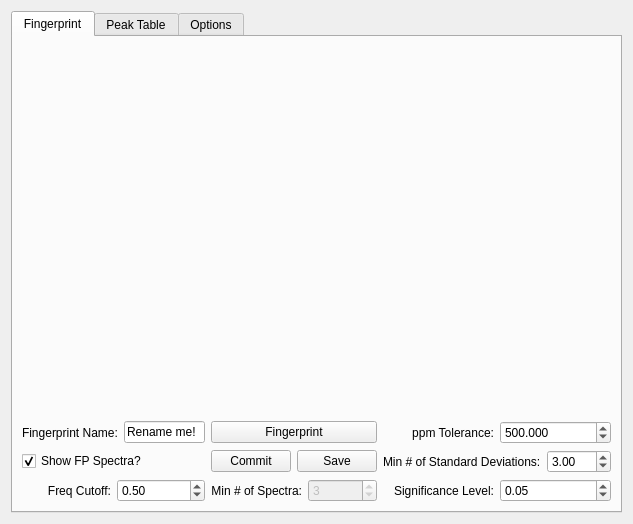
<ui version="4.0" >
 <class>fingerPlotWidget</class>
 <widget class="QWidget" name="fingerPlotWidget" >
  <property name="geometry" >
   <rect>
    <x>0</x>
    <y>0</y>
    <width>633</width>
    <height>524</height>
   </rect>
  </property>
  <property name="windowTitle" >
   <string>Fingerprint Plot</string>
  </property>
  <layout class="QGridLayout" >
   <item row="0" column="0" >
    <widget class="QTabWidget" name="tabWidget" >
     <property name="currentIndex" >
      <number>0</number>
     </property>
     <widget class="QWidget" name="tab" >
      <attribute name="title" >
       <string>Fingerprint</string>
      </attribute>
      <layout class="QGridLayout" >
       <item row="0" column="0" >
        <widget class="MPL_Widget" native="1" name="plotWidget" />
       </item>
       <item row="1" column="0" >
        <layout class="QGridLayout" >
         <item row="0" column="2" >
          <layout class="QHBoxLayout" >
           <item>
            <widget class="QLabel" name="label" >
             <property name="text" >
              <string>ppm Tolerance:</string>
             </property>
             <property name="alignment" >
              <set>Qt::AlignRight|Qt::AlignTrailing|Qt::AlignVCenter</set>
             </property>
            </widget>
           </item>
           <item>
            <widget class="QDoubleSpinBox" name="mzTol_SB" >
             <property name="decimals" >
              <number>3</number>
             </property>
             <property name="minimum" >
              <double>0.001000000000000</double>
             </property>
             <property name="maximum" >
              <double>50000.000000000000000</double>
             </property>
             <property name="singleStep" >
              <double>0.500000000000000</double>
             </property>
             <property name="value" >
              <double>500.000000000000000</double>
             </property>
            </widget>
           </item>
          </layout>
         </item>
         <item row="1" column="2" >
          <layout class="QHBoxLayout" >
           <item>
            <widget class="QLabel" name="label_2" >
             <property name="text" >
              <string>Min # of Standard Deviations:</string>
             </property>
            </widget>
           </item>
           <item>
            <widget class="QDoubleSpinBox" name="stdDev_SB" >
             <property name="maximum" >
              <double>500.000000000000000</double>
             </property>
             <property name="value" >
              <double>3.000000000000000</double>
             </property>
            </widget>
           </item>
          </layout>
         </item>
         <item row="1" column="0" >
          <widget class="QCheckBox" name="showRaw_CB" >
           <property name="text" >
            <string>Show FP Spectra?</string>
           </property>
           <property name="checked" >
            <bool>true</bool>
           </property>
          </widget>
         </item>
         <item row="0" column="0" >
          <layout class="QHBoxLayout" >
           <item>
            <widget class="QLabel" name="label_3" >
             <property name="text" >
              <string>Fingerprint Name:</string>
             </property>
            </widget>
           </item>
           <item>
            <widget class="QLineEdit" name="fpName_LE" >
             <property name="text" >
              <string>Rename me!</string>
             </property>
            </widget>
           </item>
          </layout>
         </item>
         <item row="2" column="2" >
          <layout class="QHBoxLayout" >
           <item>
            <widget class="QLabel" name="label_4" >
             <property name="text" >
              <string>Significance Level:</string>
             </property>
             <property name="alignment" >
              <set>Qt::AlignRight|Qt::AlignTrailing|Qt::AlignVCenter</set>
             </property>
            </widget>
           </item>
           <item>
            <widget class="QDoubleSpinBox" name="sigLvl_SB" >
             <property name="decimals" >
              <number>2</number>
             </property>
             <property name="minimum" >
              <double>0.010000000000000</double>
             </property>
             <property name="maximum" >
              <double>1.000000000000000</double>
             </property>
             <property name="singleStep" >
              <double>0.050000000000000</double>
             </property>
             <property name="value" >
              <double>0.050000000000000</double>
             </property>
            </widget>
           </item>
          </layout>
         </item>
         <item row="0" column="1" >
          <widget class="QPushButton" name="fingerPrint_Btn" >
           <property name="text" >
            <string>Fingerprint</string>
           </property>
          </widget>
         </item>
         <item row="2" column="1" >
          <layout class="QHBoxLayout" >
           <item>
            <widget class="QLabel" name="label_7" >
             <property name="text" >
              <string>Min # of Spectra:</string>
             </property>
             <property name="alignment" >
              <set>Qt::AlignRight|Qt::AlignTrailing|Qt::AlignVCenter</set>
             </property>
            </widget>
           </item>
           <item>
            <widget class="QSpinBox" name="minSpectra_SB" >
             <property name="enabled" >
              <bool>false</bool>
             </property>
             <property name="minimum" >
              <number>1</number>
             </property>
             <property name="value" >
              <number>3</number>
             </property>
            </widget>
           </item>
          </layout>
         </item>
         <item row="2" column="0" >
          <layout class="QHBoxLayout" >
           <item>
            <widget class="QLabel" name="label_5" >
             <property name="text" >
              <string>Freq Cutoff:</string>
             </property>
             <property name="alignment" >
              <set>Qt::AlignRight|Qt::AlignTrailing|Qt::AlignVCenter</set>
             </property>
            </widget>
           </item>
           <item>
            <widget class="QDoubleSpinBox" name="freqCutoff_SB" >
             <property name="decimals" >
              <number>2</number>
             </property>
             <property name="minimum" >
              <double>0.010000000000000</double>
             </property>
             <property name="maximum" >
              <double>1.000000000000000</double>
             </property>
             <property name="singleStep" >
              <double>0.050000000000000</double>
             </property>
             <property name="value" >
              <double>0.500000000000000</double>
             </property>
            </widget>
           </item>
          </layout>
         </item>
         <item row="1" column="1" >
          <layout class="QHBoxLayout" >
           <item>
            <widget class="QPushButton" name="commitFP_Btn" >
             <property name="toolTip" >
              <string>&lt;html>&lt;head>&lt;meta name="qrichtext" content="1" />&lt;style type="text/css">
p, li { white-space: pre-wrap; }
&lt;/style>&lt;/head>&lt;body style=" font-family:'MS Shell Dlg 2'; font-size:8.25pt; font-weight:400; font-style:normal;">
&lt;p style=" margin-top:0px; margin-bottom:0px; margin-left:0px; margin-right:0px; -qt-block-indent:0; text-indent:0px; font-size:8pt;">Commits fingerprint to main window for future comparison with user selected spectra.&lt;/p>&lt;/body>&lt;/html></string>
             </property>
             <property name="text" >
              <string>Commit</string>
             </property>
            </widget>
           </item>
           <item>
            <widget class="QPushButton" name="saveFP_Btn" >
             <property name="toolTip" >
              <string>&lt;html>&lt;head>&lt;meta name="qrichtext" content="1" />&lt;style type="text/css">
p, li { white-space: pre-wrap; }
&lt;/style>&lt;/head>&lt;body style=" font-family:'MS Shell Dlg 2'; font-size:8.25pt; font-weight:400; font-style:normal;">
&lt;p style=" margin-top:0px; margin-bottom:0px; margin-left:0px; margin-right:0px; -qt-block-indent:0; text-indent:0px;">Saves Fingerprint to Disk&lt;/p>&lt;/body>&lt;/html></string>
             </property>
             <property name="text" >
              <string>Save</string>
             </property>
            </widget>
           </item>
          </layout>
         </item>
        </layout>
       </item>
      </layout>
     </widget>
     <widget class="QWidget" name="tab_3" >
      <attribute name="title" >
       <string>Peak Table</string>
      </attribute>
      <layout class="QHBoxLayout" >
       <item>
        <widget class="CustomTable" name="peakTable" />
       </item>
      </layout>
     </widget>
     <widget class="QWidget" name="tab_2" >
      <attribute name="title" >
       <string>Options</string>
      </attribute>
      <widget class="QPushButton" name="saveFP_Btn_4" >
       <property name="geometry" >
        <rect>
         <x>20</x>
         <y>20</y>
         <width>131</width>
         <height>31</height>
        </rect>
       </property>
       <property name="toolTip" >
        <string>&lt;html>&lt;head>&lt;meta name="qrichtext" content="1" />&lt;style type="text/css">
p, li { white-space: pre-wrap; }
&lt;/style>&lt;/head>&lt;body style=" font-family:'MS Shell Dlg 2'; font-size:8.25pt; font-weight:400; font-style:normal;">
&lt;p style=" margin-top:0px; margin-bottom:0px; margin-left:0px; margin-right:0px; -qt-block-indent:0; text-indent:0px;">Saves Fingerprint to Disk&lt;/p>&lt;/body>&lt;/html></string>
       </property>
       <property name="text" >
        <string>Save Fingerprint</string>
       </property>
      </widget>
      <widget class="QPushButton" name="commitFP_Btn_4" >
       <property name="geometry" >
        <rect>
         <x>20</x>
         <y>70</y>
         <width>131</width>
         <height>31</height>
        </rect>
       </property>
       <property name="toolTip" >
        <string>&lt;html>&lt;head>&lt;meta name="qrichtext" content="1" />&lt;style type="text/css">
p, li { white-space: pre-wrap; }
&lt;/style>&lt;/head>&lt;body style=" font-family:'MS Shell Dlg 2'; font-size:8.25pt; font-weight:400; font-style:normal;">
&lt;p style=" margin-top:0px; margin-bottom:0px; margin-left:0px; margin-right:0px; -qt-block-indent:0; text-indent:0px; font-size:8pt;">Commits fingerprint to main window for future comparison with user selected spectra.&lt;/p>&lt;/body>&lt;/html></string>
       </property>
       <property name="text" >
        <string>Commit Fingerprint</string>
       </property>
      </widget>
     </widget>
    </widget>
   </item>
  </layout>
 </widget>
 <customwidgets>
  <customwidget>
   <class>MPL_Widget</class>
   <extends>QWidget</extends>
   <header>mpl_pyqt4_widget</header>
   <container>1</container>
  </customwidget>
  <customwidget>
   <class>CustomTable</class>
   <extends>QTableWidget</extends>
   <header>customTable</header>
  </customwidget>
 </customwidgets>
 <resources/>
 <connections/>
</ui>
